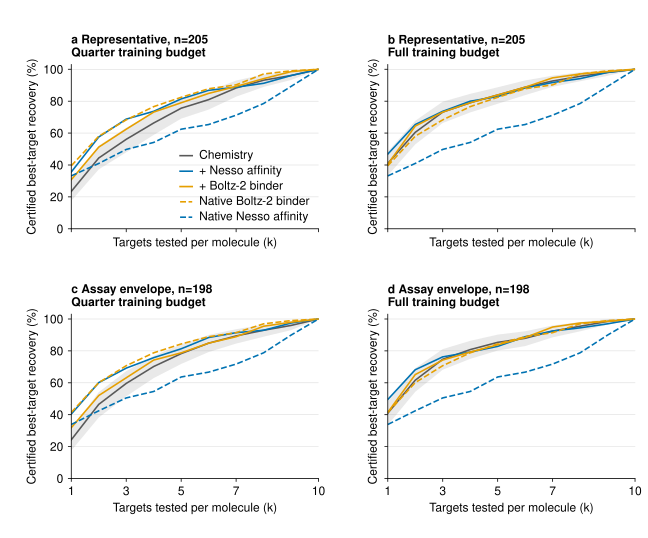

Python code for this plot:
"""All-panel testing budgets on the subset with an interval-certified best target."""
from pathlib import Path
import pandas as pd
import matplotlib.pyplot as plt
from plot_style import use_style,save,PALETTE,WIDE
ROOT=Path(__file__).resolve().parents[1]

def main():
 use_style();d=pd.read_csv(ROOT/'results/decision_curves/curves.csv')
 methods=[('chemistry','Chemistry','#595959','-'),('plus__nesso_affinity','+ Nesso affinity',PALETTE['blue'],'-'),('plus__boltz_binary','+ Boltz-2 binder',PALETTE['orange'],'-'),('native__boltz_binary','Native Boltz-2 binder',PALETTE['orange'],'--'),('native__nesso_affinity','Native Nesso affinity',PALETTE['blue'],'--')]
 fig,axes=plt.subplots(2,2,figsize=(WIDE,5.6),sharex=True,sharey=True)
 for row,policy in enumerate(['source_representative','assay_envelope']):
  for col,budget in enumerate([.25,1.]):
   ax=axes[row,col]
   for method,label,color,ls in methods:
    sub=d[(d.policy==policy)&(d.method==method)&(d.local_label_fraction==(0 if method.startswith('native__') else budget))].sort_values('assay_budget_k')
    ax.plot(sub.assay_budget_k,100*sub.certified_macro_expected_recovery,label=label,color=color,ls=ls,marker=None)
    if method=='chemistry':ax.fill_between(sub.assay_budget_k,100*sub.bootstrap_recovery_p025,100*sub.bootstrap_recovery_p975,color=color,alpha=.13,lw=0)
   ax.set_xticks([1,3,5,7,10]);ax.set_ylim(0,103);ax.set_xlim(1,10)
   ax.set_xlabel('Targets tested per molecule (k)');ax.set_ylabel('Certified best-target recovery (%)')
   n=int(sub.certified_molecules.iloc[0]);ax.text(0,1.05,f'{chr(97+row*2+col)}  '+('Representative' if row==0 else 'Assay envelope')+f', n={n}\n'+('Quarter' if col==0 else 'Full')+' training budget',transform=ax.transAxes,weight='bold')
 axes[0,0].legend(loc='lower right',fontsize=6.5)
 fig.subplots_adjust(left=.11,right=.98,top=.88,bottom=.11,hspace=.52,wspace=.28)
 save(fig,ROOT/'figs/decision_curves',close=False);fig.savefig(ROOT/'figs/decision_curves.png',dpi=180);plt.close(fig)
 (ROOT/'figs/decision_curves_caption.txt').write_text('Pair ordering and recovery of the best panel target are distinct decisions. Curves show the expected fraction of molecules whose top k predictions include at least one target certified best by the reported intervals, with exact prediction ties averaged uniformly. Every panel size k=1,...,10 is shown. The source-representative policy certifies205of909score-complete molecules; the assay envelope certifies198. Solid curves use the same nested scaffold-training budgets; dashed curves are fixed native outputs with no local-label fitting. Grey bands are conditional95%scaffold-bootstrap intervals for chemistry; all paired differences and method intervals are in Source Data. This retrospectively certifiable subset does not identify performance for unresolved profiles or establish an adaptive assay stopping rule.\n')
if __name__=='__main__':main()
